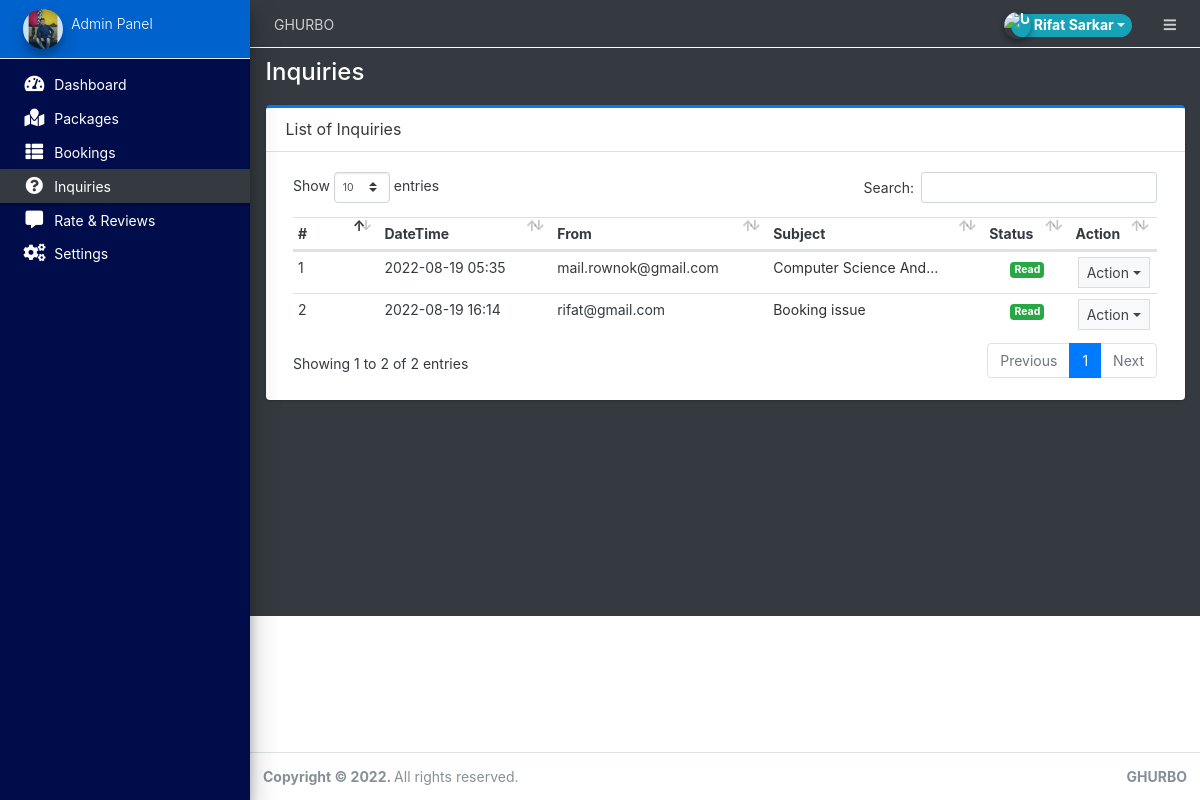
Page /admin/?page=inquiries (signed in) on the committed database.
### tables this page shows
CREATE TABLE `inquiry` (
  `id` int(30) NOT NULL,
  `name` text DEFAULT NULL,
  `email` text DEFAULT NULL,
  `subject` varchar(250) NOT NULL,
  `message` text DEFAULT NULL,
  `status` tinyint(4) NOT NULL DEFAULT 0,
  `date_created` datetime NOT NULL DEFAULT current_timestamp()
);

### admin/inquiries/index.php (the view, shortened to what this page needs)
<div class="card card-outline card-primary">
	<div class="card-header">
		<h3 class="card-title">List of Inquiries</h3>
	</div>
	<div class="card-body">
        <div class="container-fluid">
        <table class="table table-stripped text-dark">
            <colgroup>
                <col width="10%">
                <col width="20%">
                <col width="25%">
                <col width="25%">
                <col width="10%">
                <col width="10%">
            </colgroup>
            <thead>
                <tr>
                    <th>#</th>
                    <th>DateTime</th>
                    <th>From</th>
                    <th>Subject</th>
                    <th>Status</th>
                    <th>Action</th>
                </tr>
            </thead>
            <tbody>
                <?php
                $i=1;
                    $qry = $conn->query("SELECT * FROM `inquiry` order by date(date_created) desc ");
                    while($row= $qry->fetch_assoc()):
                ?>
                    <tr>
                        <td><?php echo $i++ ?></td>
                        <td><?php echo date("Y-m-d H:i",strtotime($row['date_created'])) ?></td>
                        <td><?php echo $row['email'] ?></td>
                        <td><p class="truncate-1 m-0"><?php echo $row['subject'] ?></p></td>
                        <td class="text-center status">
                            <?php if($row['status'] == 0): ?>
                                <span class="badge badge-warning">Unread</span>
                            <?php elseif($row['status'] == 1): ?>
                                <span class="badge badge-success">Read</span>
                            <?php endif; ?>
                        </td>
                        <td align="center">
                                <button type="button" class="btn btn-flat btn-default btn-sm dropdown-toggle dropdown-icon" data-toggle="dropdown">
                                    Action
                                </button>
                        </td>
                    </tr>
                <?php endwhile; ?>
            </tbody>
        </table>
		</div>
	</div>
</div>

### rows in the picture
inquiry: date_created "2022-08-19 05:35", email "mail.rownok@gmail.com", subject "Computer Science…", status "Read"
inquiry: date_created "2022-08-19 16:14", email "rifat@gmail.com", subject "Booking issue", status "Read"

### other values in the picture
$_settings->info('name') "GHURBO"
$_settings->userdata('firstname').' '.$_settings->userdata('lastname') "Rifat Sarkar"
$_settings->info('short_name') "Admin Panel"
str_replace(array("/","_"), " ",$page) "Inquiries"
